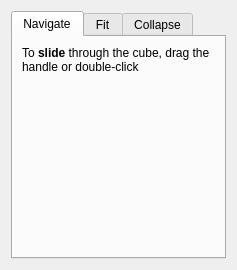
<?xml version="1.0" encoding="UTF-8"?>
<ui version="4.0">
 <class>Form</class>
 <widget class="QWidget" name="Form">
  <property name="geometry">
   <rect>
    <x>0</x>
    <y>0</y>
    <width>237</width>
    <height>270</height>
   </rect>
  </property>
  <property name="windowTitle">
   <string>Form</string>
  </property>
  <layout class="QVBoxLayout" name="verticalLayout">
   <item>
    <widget class="QTabWidget" name="tabs">
     <property name="currentIndex">
      <number>0</number>
     </property>
     <widget class="QWidget" name="navigate">
      <attribute name="title">
       <string>Navigate</string>
      </attribute>
      <layout class="QVBoxLayout" name="verticalLayout_2">
       <item>
        <widget class="QLabel" name="navigate_instructions">
         <property name="text">
          <string>&lt;html&gt;&lt;head/&gt;&lt;body&gt;&lt;p&gt;To &lt;span style=&quot; font-weight:600;&quot;&gt;slide &lt;/span&gt;through the cube, drag the handle or double-click&lt;/p&gt;&lt;/body&gt;&lt;/html&gt;</string>
         </property>
         <property name="wordWrap">
          <bool>true</bool>
         </property>
        </widget>
       </item>
       <item>
        <spacer name="verticalSpacer_2">
         <property name="orientation">
          <enum>Qt::Vertical</enum>
         </property>
         <property name="sizeHint" stdset="0">
          <size>
           <width>20</width>
           <height>40</height>
          </size>
         </property>
        </spacer>
       </item>
      </layout>
     </widget>
     <widget class="QWidget" name="fit">
      <attribute name="title">
       <string>Fit</string>
      </attribute>
      <layout class="QVBoxLayout" name="verticalLayout_3">
       <item>
        <layout class="QHBoxLayout" name="horizontalLayout">
         <item>
          <widget class="QLabel" name="label">
           <property name="text">
            <string>Function:</string>
           </property>
          </widget>
         </item>
         <item>
          <widget class="QComboBox" name="combosel_fit_function"/>
         </item>
        </layout>
       </item>
       <item>
        <layout class="QHBoxLayout" name="horizontalLayout_2">
         <item>
          <widget class="QToolButton" name="button_settings">
           <property name="text">
            <string>Settings</string>
           </property>
          </widget>
         </item>
         <item>
          <spacer name="horizontalSpacer">
           <property name="orientation">
            <enum>Qt::Horizontal</enum>
           </property>
           <property name="sizeHint" stdset="0">
            <size>
             <width>40</width>
             <height>20</height>
            </size>
           </property>
          </spacer>
         </item>
         <item>
          <widget class="QToolButton" name="button_fit">
           <property name="text">
            <string>Fit</string>
           </property>
          </widget>
         </item>
         <item>
          <widget class="QToolButton" name="button_clear">
           <property name="text">
            <string>Clear</string>
           </property>
          </widget>
         </item>
        </layout>
       </item>
       <item>
        <widget class="QPlainTextEdit" name="text_log"/>
       </item>
      </layout>
     </widget>
     <widget class="QWidget" name="collapse">
      <attribute name="title">
       <string>Collapse</string>
      </attribute>
      <layout class="QVBoxLayout" name="verticalLayout_4">
       <item>
        <layout class="QHBoxLayout" name="horizontalLayout_3">
         <item>
          <widget class="QLabel" name="label_2">
           <property name="text">
            <string>Function:</string>
           </property>
          </widget>
         </item>
         <item>
          <widget class="QComboBox" name="combosel_collapse_function"/>
         </item>
        </layout>
       </item>
       <item>
        <layout class="QHBoxLayout" name="horizontalLayout_4">
         <item>
          <spacer name="horizontalSpacer_2">
           <property name="orientation">
            <enum>Qt::Horizontal</enum>
           </property>
           <property name="sizeHint" stdset="0">
            <size>
             <width>40</width>
             <height>20</height>
            </size>
           </property>
          </spacer>
         </item>
         <item>
          <widget class="QToolButton" name="button_collapse">
           <property name="text">
            <string>Collapse</string>
           </property>
          </widget>
         </item>
         <item>
          <spacer name="horizontalSpacer_3">
           <property name="orientation">
            <enum>Qt::Horizontal</enum>
           </property>
           <property name="sizeHint" stdset="0">
            <size>
             <width>40</width>
             <height>20</height>
            </size>
           </property>
          </spacer>
         </item>
        </layout>
       </item>
       <item>
        <spacer name="verticalSpacer">
         <property name="orientation">
          <enum>Qt::Vertical</enum>
         </property>
         <property name="sizeHint" stdset="0">
          <size>
           <width>20</width>
           <height>40</height>
          </size>
         </property>
        </spacer>
       </item>
      </layout>
     </widget>
    </widget>
   </item>
  </layout>
 </widget>
 <resources/>
 <connections/>
</ui>
